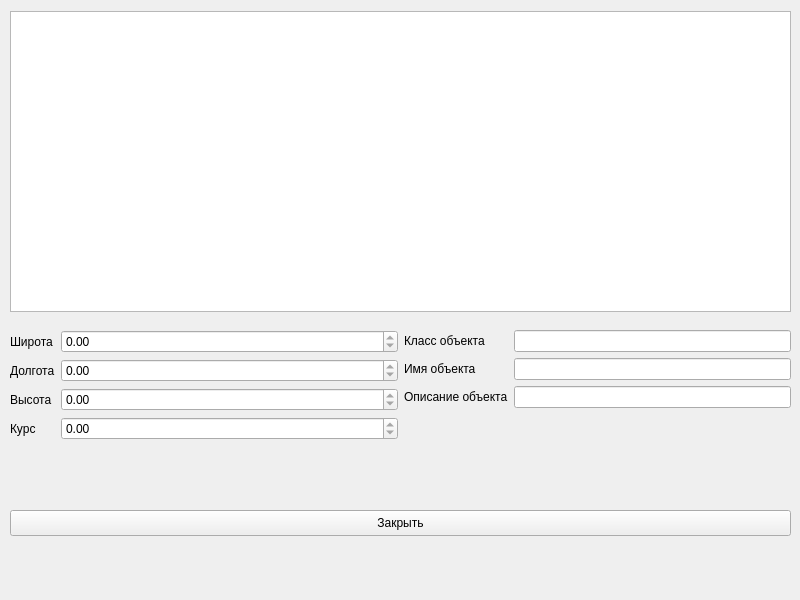
<?xml version="1.0" encoding="UTF-8"?>
<ui version="4.0">
 <class>Widget</class>
 <widget class="QWidget" name="Widget">
  <property name="geometry">
   <rect>
    <x>0</x>
    <y>0</y>
    <width>800</width>
    <height>600</height>
   </rect>
  </property>
  <property name="minimumSize">
   <size>
    <width>800</width>
    <height>600</height>
   </size>
  </property>
  <property name="maximumSize">
   <size>
    <width>800</width>
    <height>600</height>
   </size>
  </property>
  <property name="windowTitle">
   <string>Widget</string>
  </property>
  <widget class="QWidget" name="horizontalLayoutWidget">
   <property name="geometry">
    <rect>
     <x>10</x>
     <y>330</y>
     <width>781</width>
     <height>141</height>
    </rect>
   </property>
   <layout class="QHBoxLayout" name="horizontalLayout" stretch="1,1">
    <item>
     <layout class="QFormLayout" name="formLayout_number">
      <item row="0" column="0">
       <widget class="QLabel" name="label_latitude">
        <property name="text">
         <string>Широта</string>
        </property>
       </widget>
      </item>
      <item row="0" column="1">
       <widget class="QDoubleSpinBox" name="doubleSpinBox_latitude">
        <property name="readOnly">
         <bool>true</bool>
        </property>
        <property name="minimum">
         <double>-90.000000000000000</double>
        </property>
        <property name="maximum">
         <double>90.000000000000000</double>
        </property>
       </widget>
      </item>
      <item row="1" column="0">
       <widget class="QLabel" name="label_longitude">
        <property name="text">
         <string>Долгота</string>
        </property>
       </widget>
      </item>
      <item row="1" column="1">
       <widget class="QDoubleSpinBox" name="doubleSpinBox_longitude">
        <property name="readOnly">
         <bool>true</bool>
        </property>
        <property name="minimum">
         <double>-180.000000000000000</double>
        </property>
        <property name="maximum">
         <double>180.000000000000000</double>
        </property>
       </widget>
      </item>
      <item row="2" column="0">
       <widget class="QLabel" name="label_altitude">
        <property name="text">
         <string>Высота</string>
        </property>
       </widget>
      </item>
      <item row="2" column="1">
       <widget class="QDoubleSpinBox" name="doubleSpinBox_altitude">
        <property name="readOnly">
         <bool>true</bool>
        </property>
        <property name="maximum">
         <double>20000.000000000000000</double>
        </property>
       </widget>
      </item>
      <item row="3" column="0">
       <widget class="QLabel" name="label_course">
        <property name="text">
         <string>Курс</string>
        </property>
       </widget>
      </item>
      <item row="3" column="1">
       <widget class="QDoubleSpinBox" name="doubleSpinBox_course">
        <property name="readOnly">
         <bool>true</bool>
        </property>
        <property name="maximum">
         <double>360.000000000000000</double>
        </property>
       </widget>
      </item>
     </layout>
    </item>
    <item>
     <layout class="QFormLayout" name="formLayout_text">
      <item row="0" column="0">
       <widget class="QLabel" name="label_data">
        <property name="text">
         <string>Класс объекта</string>
        </property>
       </widget>
      </item>
      <item row="0" column="1">
       <widget class="QLineEdit" name="lineEdit_data">
        <property name="toolTip">
         <string/>
        </property>
        <property name="readOnly">
         <bool>true</bool>
        </property>
       </widget>
      </item>
      <item row="1" column="0">
       <widget class="QLabel" name="label_name">
        <property name="text">
         <string>Имя объекта</string>
        </property>
       </widget>
      </item>
      <item row="1" column="1">
       <widget class="QLineEdit" name="lineEdit_name">
        <property name="maxLength">
         <number>6</number>
        </property>
        <property name="readOnly">
         <bool>true</bool>
        </property>
       </widget>
      </item>
      <item row="2" column="0">
       <widget class="QLabel" name="label_description">
        <property name="text">
         <string>Описание объекта</string>
        </property>
       </widget>
      </item>
      <item row="2" column="1">
       <widget class="QLineEdit" name="lineEdit_description">
        <property name="maxLength">
         <number>32</number>
        </property>
        <property name="readOnly">
         <bool>true</bool>
        </property>
       </widget>
      </item>
     </layout>
    </item>
   </layout>
  </widget>
  <widget class="QTableWidget" name="tableWidget">
   <property name="geometry">
    <rect>
     <x>10</x>
     <y>11</y>
     <width>781</width>
     <height>301</height>
    </rect>
   </property>
  </widget>
  <widget class="QPushButton" name="pushButton_close">
   <property name="geometry">
    <rect>
     <x>10</x>
     <y>510</y>
     <width>781</width>
     <height>26</height>
    </rect>
   </property>
   <property name="text">
    <string>Закрыть</string>
   </property>
  </widget>
  <widget class="QLabel" name="label">
   <property name="geometry">
    <rect>
     <x>50</x>
     <y>560</y>
     <width>701</width>
     <height>20</height>
    </rect>
   </property>
   <property name="text">
    <string/>
   </property>
  </widget>
 </widget>
 <resources/>
 <connections/>
</ui>
